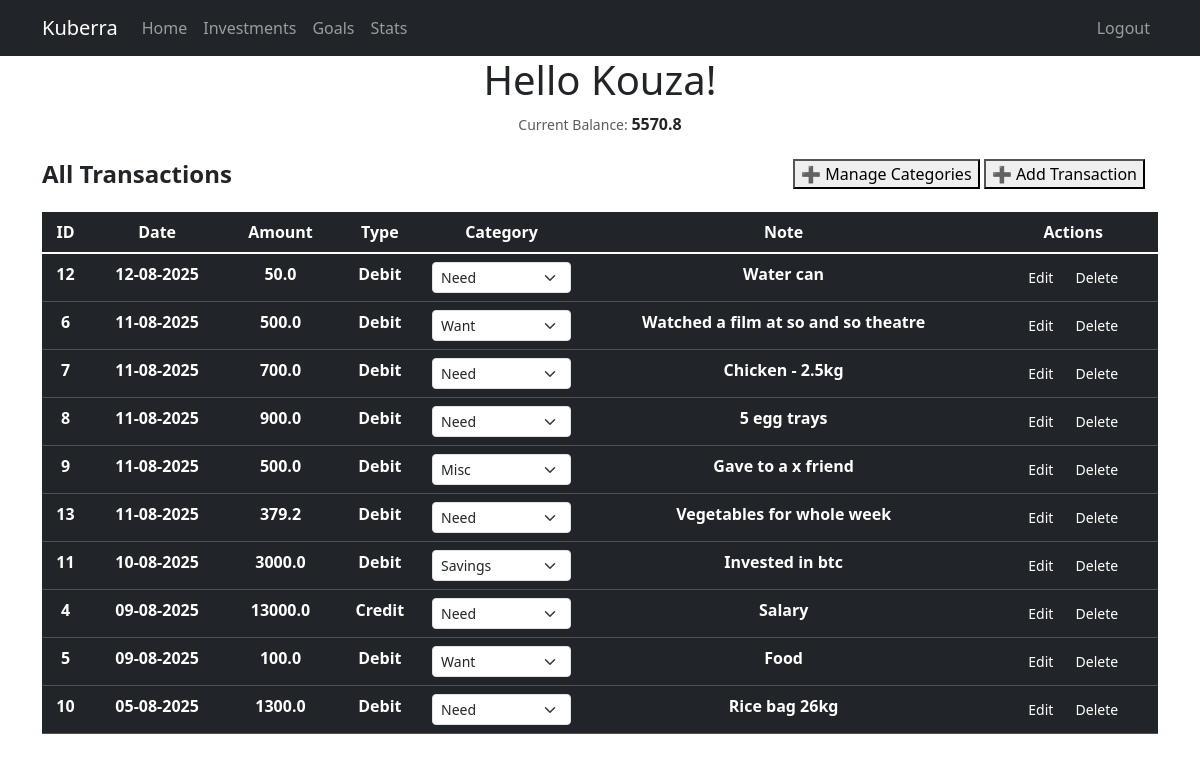
Page / (signed in) on the earlier database version.
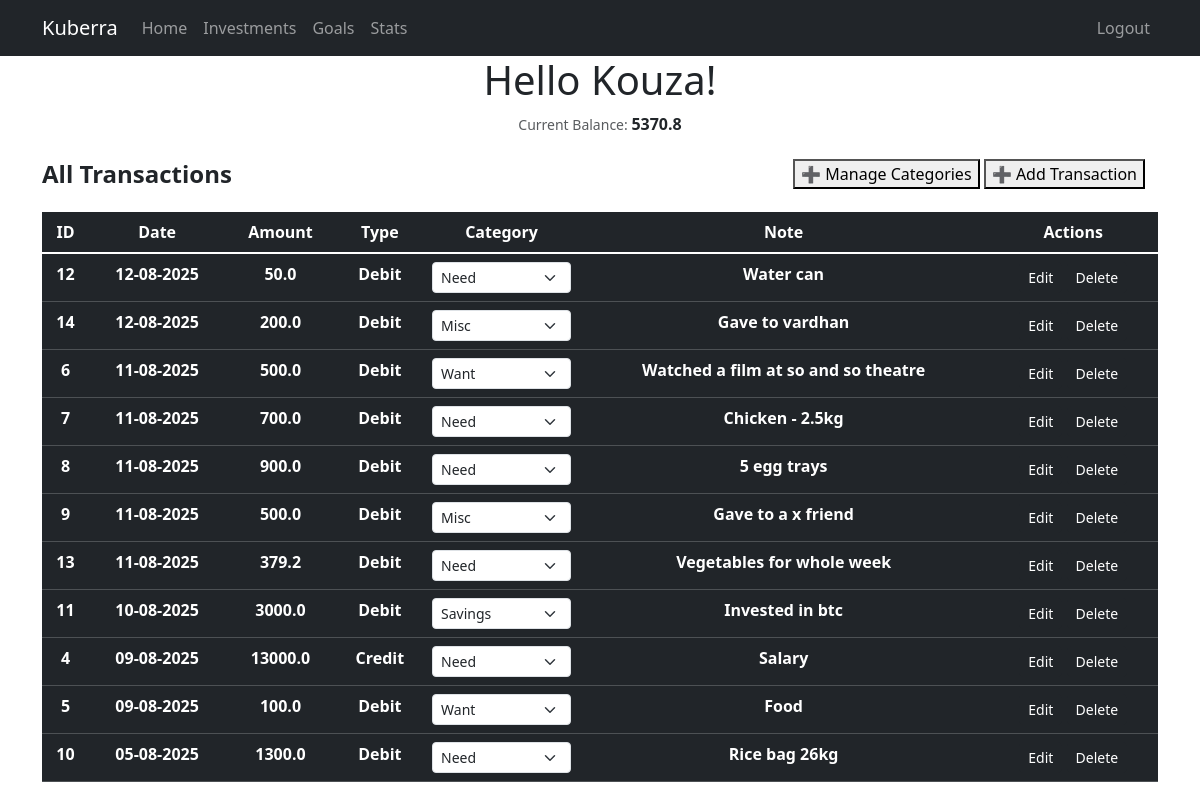
Same page on the later database version.
### website/models.py (models this page shows)
class User(db.Model, UserMixin):
    id = db.Column(db.Integer, primary_key=True)
    username = db.Column(db.String(150), unique=True, nullable=False)
    email = db.Column(db.String(150), unique=True, nullable=False)
    password = db.Column(db.String(150), nullable=False)
    date_created = db.Column(db.DateTime(timezone=True), server_default=func.now())
    transactions = db.relationship('Transaction', backref='owner', lazy=True)
    categories = db.relationship('Category', backref='owner', lazy=True)

class Transaction(db.Model):
    id = db.Column(db.Integer, primary_key=True)
    txn_date = db.Column(db.DateTime(timezone=True), server_default=func.now())
    amount = db.Column(db.Float, nullable=False)
    txn = db.Column(db.String(6), nullable=False, server_default='DEBIT')
    note = db.Column(db.String, nullable=True)
    category_id = db.Column(db.Integer, db.ForeignKey('category.id'), nullable=True)
    user_id = db.Column(db.Integer, db.ForeignKey('user.id', ondelete='CASCADE'), nullable=False)
    __table_args__ = (
        CheckConstraint("txn IN ('CREDIT', 'DEBIT')", name="check_txn_type"),
    )

class Category(db.Model):
    id = db.Column(db.Integer, primary_key=True)
    name = db.Column(db.String(100), nullable=False)
    user_id = db.Column(db.Integer, db.ForeignKey('user.id', ondelete='CASCADE'), nullable=False)
    transactions = db.relationship('Transaction', backref='category', lazy=True)

### website/views.py (the view, shortened to what this page needs)
@views.route('/', methods=['GET', 'POST'])
@login_required
def home():
    transactions = Transaction.query.filter_by(user_id=current_user.id).order_by(Transaction.txn_date.desc()).all()
    balance = 0
    for t in transactions:
        if t.txn == "CREDIT":
            balance += t.amount
        else:
            balance -= t.amount
    categories = Category.query.filter_by(user_id=current_user.id).all()
    return render_template('index.html', transaction=transactions, categories=categories, balance=balance, user=current_user)

### website/__init__.py (called while the page is built)
def create_app():
    app = Flask(__name__)
    app.config['SECRET_KEY'] = 'duckthisshitimout'
    app.config['SQLALCHEMY_DATABASE_URI'] = f'sqlite:///{NAME}'
    db.init_app(app)
    from .views import views
    from .auth import auth
    app.register_blueprint(views, url_prefix='/')
    app.register_blueprint(auth, url_prefix='/')
    from .models import User, Category, Transaction
    create_db(app)
    manager = LoginManager()
    manager.login_view = 'auth.login'
    manager.init_app(app)
    @manager.user_loader
    def load_user(user_id):
        return User.query.get(int(user_id))
    return app

### website/templates/index.html (shortened to what this page needs)
{% extends "base.html" %}
{% block content %}
    <h1 align="center">Hello {{ current_user.username.capitalize() }}!</h1>
    <p align="center"><small class="text-body-secondary">Current Balance: </small><b>{{ balance }}</b></p>
    <table class="table table-hover table-dark">
        <div class="d-flex justify-content-between align-items-center mb-3">
            <h4 class="mb-0"><b>All Transactions</b></h4>
            <a href="#" class="btn">
                <button type="button" data-bs-toggle="modal" data-bs-target="#categoryModal">
                    ➕ Manage Categories
                </button>
                <button onclick="toggleForm()" id="toggleBtn">➕ Add Transaction</button>
            </a>
        </div>
        <thead align="center" class="table-dark">
        <tr>
            <th scope="col">ID</th>
            <th scope="col">Date</th>
            <th scope="col">Amount</th>
            <th scope="col">Type</th>
            <th scope="col">Category</th>
            <th scope="col">Note</th>
            <th scope="col">Actions</th>
        </tr>
        </thead>
        <tbody class="table-group-divider" align="center">
        {% for t in transaction %}
        <tr>
            <th>{{ t.id }}</th>
            <th>{{ t.txn_date.strftime('%d-%m-%Y') if t.txn_date else '' }}</th>
            <th>{{ t.amount }}</th>
            <th>{{ t.txn.capitalize() }}</th>
            <th>
                <form method="POST" action="{{ url_for('views.update_category', id=t.id) }}">
                    <select name="category_id" class="form-select form-select-sm" onchange="this.form.submit()">
                        {% for c in categories %}
                            <option value="{{ c.id }}" {% if t.category_id == c.id %}selected{% endif %}>
                                {{ c.name.capitalize() }}
                            </option>
                        {% endfor %}
                    </select>
                </form>
            </th>
            <th>{{ t.note.capitalize() }}</th>
            <th>
                <a class="btn btn-dark btn-sm" href="/edit/{{ t.id }}" role="button">Edit</a>
                <a class="btn btn-dark btn-sm" href="/delete/{{ t.id }}" role="button">Delete</a>
            </th>
        </tr>
        {% endfor %}
        </tbody>
    </table>
{% endblock %}

### website/templates/base.html (shortened to what this page needs)
<!DOCTYPE html>
<html lang="en">
<head>
    <link href="https://cdn.jsdelivr.net/npm/bootstrap@5.3.7/dist/css/bootstrap.min.css" rel="stylesheet">
</head>
<body>
    <nav class="navbar navbar-expand-lg navbar-dark bg-dark">
    <div class="container">
        <a class="navbar-brand" href="#" >Kuberra</a>
        <div class="collapse navbar-collapse">
        <ul class="navbar-nav me-auto">
            {% if user.is_authenticated %}
            <li class="nav-item">
                <a class="nav-link" href="{{ url_for('views.home') }}">Home</a>
            </li>
            <li class="nav-item">
                <a class="nav-link" href="{{ url_for('views.investments') }}">Investments</a>
            </li>
            <li class="nav-item">
                <a class="nav-link" href="{{ url_for('views.goals') }}">Goals</a>
            </li>
            <li class="nav-item">
                <a class="nav-link" href="{{ url_for('views.stats') }}">Stats</a>
            </li>
            {% endif %}
        </ul>
        <ul class="navbar-nav ms-auto">
            {% if user.is_authenticated %}
            <li class="nav-item">
                <a class="nav-link" href="{{ url_for('auth.logout') }}">Logout</a>
            </li>
            {% endif %}
        </ul>
        </div>
    </div>
    </nav>
    <div class="container">{% block content %} {% endblock %}</div>
</body>
</html>

Differences in the rows shown:
added Transaction: id "14", txn_date "12-08-2025", amount "200.0", txn "Debit", category_id "Misc", note "Gave to vardhan"
Other differences:
{{ balance }}: "5570.8" → "5370.8"
